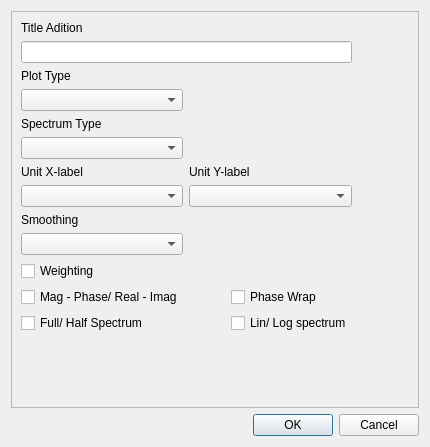
<?xml version="1.0" encoding="UTF-8"?>
<ui version="4.0">
 <class>Dialog</class>
 <widget class="QDialog" name="Dialog">
  <property name="geometry">
   <rect>
    <x>0</x>
    <y>0</y>
    <width>430</width>
    <height>447</height>
   </rect>
  </property>
  <property name="windowTitle">
   <string>Dialog</string>
  </property>
  <layout class="QGridLayout" name="gridLayout">
   <item row="0" column="0">
    <widget class="QScrollArea" name="scrollArea">
     <property name="widgetResizable">
      <bool>true</bool>
     </property>
     <widget class="QWidget" name="scrollAreaWidgetContents">
      <property name="geometry">
       <rect>
        <x>0</x>
        <y>0</y>
        <width>410</width>
        <height>394</height>
       </rect>
      </property>
      <layout class="QFormLayout" name="formLayout">
       <item row="0" column="0">
        <layout class="QGridLayout" name="gridLayout_2">
         <item row="0" column="0" colspan="4">
          <layout class="QVBoxLayout" name="titleLayout">
           <item>
            <widget class="QLabel" name="titleLab">
             <property name="text">
              <string>Title Adition</string>
             </property>
            </widget>
           </item>
           <item>
            <widget class="QLineEdit" name="titleEdit">
             <property name="minimumSize">
              <size>
               <width>240</width>
               <height>0</height>
              </size>
             </property>
            </widget>
           </item>
          </layout>
         </item>
         <item row="1" column="0" colspan="2">
          <layout class="QVBoxLayout" name="plotTypeLayout">
           <item>
            <widget class="QLabel" name="plotTypeLab">
             <property name="text">
              <string>Plot Type</string>
             </property>
            </widget>
           </item>
           <item>
            <widget class="QComboBox" name="plotTypeSel">
             <property name="minimumSize">
              <size>
               <width>162</width>
               <height>0</height>
              </size>
             </property>
            </widget>
           </item>
          </layout>
         </item>
         <item row="3" column="0" colspan="2">
          <layout class="QVBoxLayout" name="xUnitLayout">
           <item>
            <widget class="QLabel" name="xUnitLab">
             <property name="text">
              <string>Unit X-label</string>
             </property>
            </widget>
           </item>
           <item>
            <widget class="QComboBox" name="xUnitSel">
             <property name="minimumSize">
              <size>
               <width>162</width>
               <height>0</height>
              </size>
             </property>
            </widget>
           </item>
          </layout>
         </item>
         <item row="3" column="2" colspan="2">
          <layout class="QVBoxLayout" name="yUnitLayout">
           <item>
            <widget class="QLabel" name="yUnitLab">
             <property name="text">
              <string>Unit Y-label</string>
             </property>
            </widget>
           </item>
           <item>
            <widget class="QComboBox" name="yUnitSel">
             <property name="minimumSize">
              <size>
               <width>162</width>
               <height>0</height>
              </size>
             </property>
            </widget>
           </item>
          </layout>
         </item>
         <item row="4" column="0" colspan="2">
          <layout class="QVBoxLayout" name="smoothingLayout">
           <item>
            <widget class="QLabel" name="smoothingLab">
             <property name="text">
              <string>Smoothing</string>
             </property>
            </widget>
           </item>
           <item>
            <widget class="QComboBox" name="smoothingSel">
             <property name="minimumSize">
              <size>
               <width>162</width>
               <height>0</height>
              </size>
             </property>
            </widget>
           </item>
          </layout>
         </item>
         <item row="6" column="0" colspan="2">
          <widget class="QCheckBox" name="phaseCheck_4">
           <property name="text">
            <string>Mag - Phase/ Real - Imag</string>
           </property>
          </widget>
         </item>
         <item row="7" column="3">
          <widget class="QCheckBox" name="phaseCheck_3">
           <property name="text">
            <string>Lin/ Log spectrum</string>
           </property>
          </widget>
         </item>
         <item row="2" column="0" colspan="2">
          <layout class="QVBoxLayout" name="specTypeLayout">
           <item>
            <widget class="QLabel" name="specTypeLab">
             <property name="text">
              <string>Spectrum Type</string>
             </property>
            </widget>
           </item>
           <item>
            <widget class="QComboBox" name="specTypeSel">
             <property name="minimumSize">
              <size>
               <width>162</width>
               <height>0</height>
              </size>
             </property>
            </widget>
           </item>
          </layout>
         </item>
         <item row="5" column="0" colspan="2">
          <widget class="QCheckBox" name="weightingCheck">
           <property name="text">
            <string>Weighting</string>
           </property>
          </widget>
         </item>
         <item row="6" column="3">
          <widget class="QCheckBox" name="phaseCheck">
           <property name="text">
            <string>Phase Wrap</string>
           </property>
          </widget>
         </item>
         <item row="7" column="0" colspan="2">
          <widget class="QCheckBox" name="phaseCheck_2">
           <property name="text">
            <string>Full/ Half Spectrum</string>
           </property>
          </widget>
         </item>
        </layout>
       </item>
      </layout>
     </widget>
    </widget>
   </item>
   <item row="1" column="0">
    <widget class="QDialogButtonBox" name="buttonBox">
     <property name="orientation">
      <enum>Qt::Horizontal</enum>
     </property>
     <property name="standardButtons">
      <set>QDialogButtonBox::Cancel|QDialogButtonBox::Ok</set>
     </property>
    </widget>
   </item>
  </layout>
 </widget>
 <resources/>
 <connections>
  <connection>
   <sender>buttonBox</sender>
   <signal>accepted()</signal>
   <receiver>Dialog</receiver>
   <slot>accept()</slot>
   <hints>
    <hint type="sourcelabel">
     <x>248</x>
     <y>254</y>
    </hint>
    <hint type="destinationlabel">
     <x>157</x>
     <y>274</y>
    </hint>
   </hints>
  </connection>
  <connection>
   <sender>buttonBox</sender>
   <signal>rejected()</signal>
   <receiver>Dialog</receiver>
   <slot>reject()</slot>
   <hints>
    <hint type="sourcelabel">
     <x>316</x>
     <y>260</y>
    </hint>
    <hint type="destinationlabel">
     <x>286</x>
     <y>274</y>
    </hint>
   </hints>
  </connection>
 </connections>
</ui>
